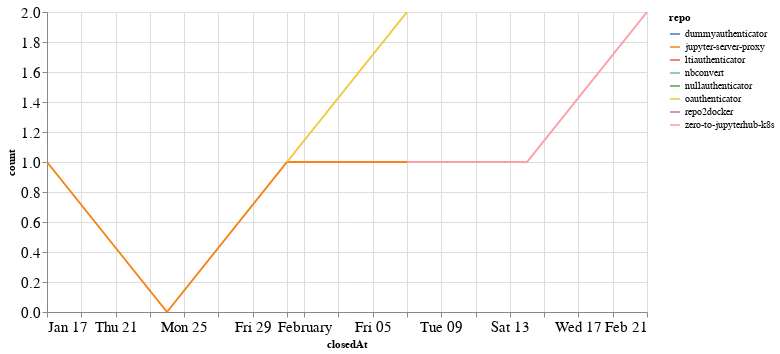

Source (notebook cell):
### Code cell
closed_by_time = closed_by.groupby('repo').resample('W', on='closedAt').count()['author'].reset_index()
closed_by_time = closed_by_time.rename(columns={'author': 'count'})

alt.Chart(closed_by_time, width=600).mark_line().encode(
    x='closedAt',
    y='count',
    color='repo',
    tooltip="repo"
)

### Figure 1 — Vega-Lite specification as saved in the notebook (floating-point values rounded to 4 significant figures)
{"config": {"axisLeft": {"labelFontSize": 15}, "axisBottom": {"labelFontSize": 15}}, "data": {"name": "data-c1b93850c279d2d931d75c46afb7e17b"}, "mark": "line", "encoding": {"color": {"type": "nominal", "field": "repo"}, "tooltip": {"type": "nominal", "field": "repo"}, "x": {"type": "temporal", "field": "closedAt"}, "y": {"type": "quantitative", "field": "count"}}, "width": 600, "$schema": "https://vega.github.io/schema/vega-lite/v4.8.1.json", "datasets": {"data-c1b93850c279d2d931d75c46afb7e17b": [{"repo": "dummyauthenticator", "closedAt": "2021-02-14T00:00:00", "count": 1}, {"repo": "jupyter-server-proxy", "closedAt": "2021-01-17T00:00:00", "count": 1}, {"repo": "jupyter-server-proxy", "closedAt": "2021-01-24T00:00:00", "count": 0}, {"repo": "jupyter-server-proxy", "closedAt": "2021-01-31T00:00:00", "count": 1}, {"repo": "jupyter-server-proxy", "closedAt": "2021-02-07T00:00:00", "count": 1}, {"repo": "jupyter-server-proxy", "closedAt": "2021-02-14T00:00:00", "count": 1}, {"repo": "ltiauthenticator", "closedAt": "2021-01-31T00:00:00", "count": 1}, {"repo": "nbconvert", "closedAt": "2021-02-07T00:00:00", "count": 2}, {"repo": "nullauthenticator", "closedAt": "2021-02-14T00:00:00", "count": 1}, {"repo": "oauthenticator", "closedAt": "2021-01-31T00:00:00", "count": 1}, {"repo": "oauthenticator", "closedAt": "2021-02-07T00:00:00", "count": 2}, {"repo": "repo2docker", "closedAt": "2021-02-21T00:00:00", "count": 1}, {"repo": "zero-to-jupyterhub-k8s", "closedAt": "2021-02-07T00:00:00", "count": 1}, {"repo": "zero-to-jupyterhub-k8s", "closedAt": "2021-02-14T00:00:00", "count": 1}, {"repo": "zero-to-jupyterhub-k8s", "closedAt": "2021-02-21T00:00:00", "count": 2}]}}
